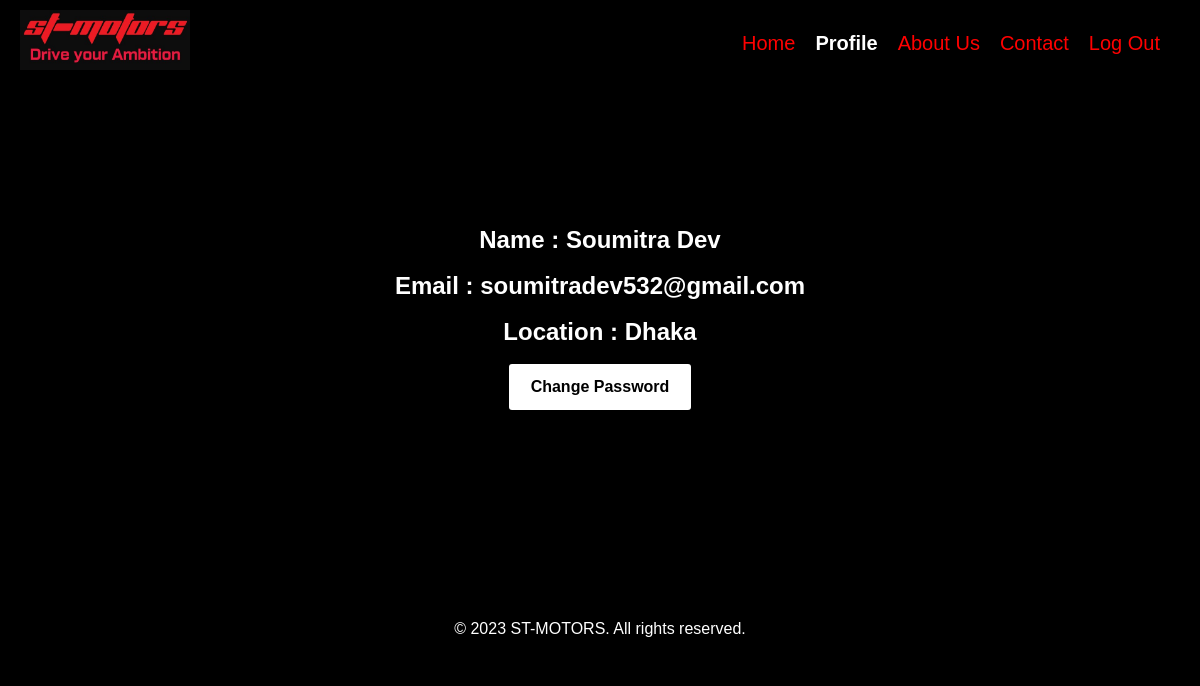
The app's page /profile.php (signed in) with its own data.
### tables this page shows
CREATE TABLE `users` (
  `id` bigint(20) NOT NULL,
  `user_id` bigint(20) NOT NULL,
  `user_name` varchar(100) NOT NULL,
  `user_email` varchar(100) NOT NULL,
  `user_location` varchar(100) NOT NULL,
  `user_gender` varchar(100) NOT NULL,
  `password` varchar(100) NOT NULL,
  `date` timestamp NOT NULL DEFAULT current_timestamp() ON UPDATE current_timestamp(),
  `active` tinyint(4) NOT NULL
);

### functions.php (called while the page is built, shortened)
<?php
function check_login($con)
{
	if(isset($_SESSION['user_id']))
	{
		$id = $_SESSION['user_id'];
		$query = "select * from users where user_id = '$id' limit 1";
		$result = mysqli_query($con,$query);
		if($result && mysqli_num_rows($result) > 0)
		{
			$user_data = mysqli_fetch_assoc($result);
			return $user_data;
		}
	}
	die;
}

### profile.php (the view, shortened to what this page needs)
<?php
	include("connection.php");
	include("functions.php");
	$user_data = check_login($con);
?>
<!DOCTYPE html>
<html lang="en">
<head>
</head>
<body>
    <header>
        <nav>
            <div class="logo"><img src="logo.jpg" width="170" height="60"></div>
            <ul class="nav-links">
                <li><a href="index.php">Home</a></li>
				<li><b href="profile.php">Profile</b></li>
                <li><a href="about-index.php">About Us</a></li>
                <li><a href="#">Contact</a></li>
                <li><a href="logout.php">Log Out</a></li>
            </ul>
        </nav>
    </header>
    <section class="featured-cars">
        <h1>Name : <?php echo $user_data['user_name']; ?></h1><br>
        <h1>Email : <?php echo $user_data['user_email']; ?></h1><br>
		<h1>Location : <?php echo $user_data['user_location']; ?></h1><br>
		<a href="changepass.php"><button type="submit">Change Password</button></a>
    </section>
    <footer>
        <p>&copy; 2023 ST-MOTORS. All rights reserved.</p>
    </footer>
</body>
</html>

### profile.php (style rules this page uses)
body, h1, h2, h3, p { margin: 0 auto; padding: 0; background-color: black; }
body { font-family: "consolas",Arial, sans-serif; }
header { background-color: black; color: white; padding: 10px 0; }
nav { display: flex; justify-content: space-between; align-items: center; max-width: 1200px; margin: 0 auto; padding: 0 20px; }
.logo { font-size: 24px; font-weight: bold; }
.nav-links { list-style: none; display: flex; }
.nav-links li { margin-right: 20px; }
.nav-links a { color: red; font-size:20px; text-decoration: none; }
.nav-links b { color: white; font-size:20px; text-decoration: none; }
.featured-cars { text-align: center; color: white; max-width: 1400px; margin: 0 auto; margin-top: 100px; padding: 40px; background-color: black; }
.featured-cars button { background: #fff; color: #000; font-weight: 600; border: none; padding: 12px 20px; cursor: pointer; border-radius: 3px; font-size: 16px; border: 2px solid transparent; transition: 0.3s ease; }
footer { text-align: center; padding: 20px 0; background-color: black; color: white; margin-bottom:20px; margin-top: 150px; }

### records on screen
users: user_name "Soumitra Dev", user_email "soumitradev532@gmail.com", user_location "Dhaka"
